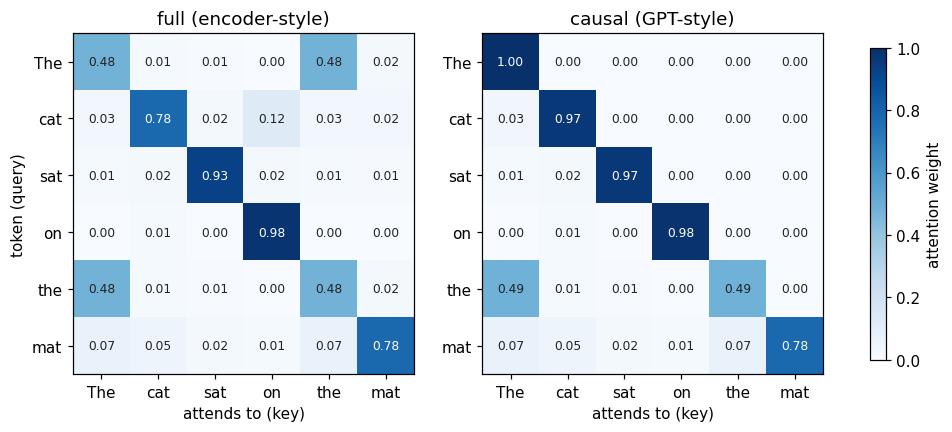

Source code (Python):
"""Day 5: self-attention from scratch, checked against PyTorch.

  A. Scaled dot-product attention (+ causal mask) vs F.scaled_dot_product_attention
  B. What the attention weights look like                         -> attention.png
  C. Multi-head attention: split -> attend -> merge, vs nn.MultiheadAttention
  D. Infra: memory and time as the sequence gets longer (why FlashAttention exists)

YOUR PART: attention(), split_heads(), merge_heads() - marked TODO.

Run:  python attention.py
"""
import math
import sys
import time

import matplotlib.pyplot as plt
import torch
import torch.nn.functional as F
from torch import nn

sys.stdout.reconfigure(encoding="utf-8")


# ---------------------------------------------------------------- YOUR PART

def attention(q: torch.Tensor, k: torch.Tensor, v: torch.Tensor,
              causal: bool = False) -> tuple[torch.Tensor, torch.Tensor]:
    """TODO: scaled dot-product attention. Return (out, weights).

    Shapes (the leading "..." can be (B,) or (B, H) - write it so both work):
        q, k, v:  (..., T, d)
        weights:  (..., T, T)   weights[i, j] = how much token i looks at token j; each row sums to 1
        out:      (..., T, d)   each token's output = weighted average of all value vectors

    Steps:
      1. scores = q @ k.transpose(-2, -1)        # (..., T, d) @ (..., d, T) -> (..., T, T)
                                                 # transpose(-2, -1) swaps the LAST TWO axes only,
                                                 # so it works with or without a heads axis
      2. scores = scores / math.sqrt(d)          # d = q.shape[-1]   ("scaled")
      3. if causal: block the future - token i may only look at tokens j <= i
             future = torch.triu(torch.ones(T, T, dtype=torch.bool, device=q.device), diagonal=1)
             scores = scores.masked_fill(future, float("-inf"))
         (exp(-inf) = 0, so softmax gives those positions exactly 0 weight)
      4. weights = softmax over the LAST axis (each row = one token's distribution over tokens)
      5. out = weights @ v                       # (..., T, T) @ (..., T, d) -> (..., T, d)
    """
    scores = q @ k.transpose(-2,-1)
    d = q.shape[-1]
    t = q.shape[-2]
    scores = scores / math.sqrt(d)
    if causal:
        future = torch.triu(torch.ones(t, t, dtype=torch.bool, device=q.device), diagonal=1)
        scores = scores.masked_fill(future, float("-inf"))

    weights = torch.softmax(scores, dim=-1)
    out = weights @ v

    return out, weights


def split_heads(x: torch.Tensor, n_heads: int) -> torch.Tensor:
    """TODO: (B, T, D) -> (B, H, T, D // H)

    Cut each token's D numbers into H chunks, then move the head axis next to the batch:
      1. x.view(B, T, H, D // H)      # same numbers, regrouped: last axis split into (H, d_head)
      2. .transpose(1, 2)             # swap the T and H axes -> (B, H, T, d_head)

    Example: B=1, T=2, D=4, H=2
        token 0: [a, b, c, d]   ->  head 0 sees [a, b],  head 1 sees [c, d]
    """

    b = x.shape[0]
    t =x.shape[1]
    d =x.shape[2]

    x = x.view(b, t, n_heads, d//n_heads)
    x = x.transpose(1,2)

    return x

def merge_heads(x: torch.Tensor) -> torch.Tensor:
    """TODO: (B, H, T, d_head) -> (B, T, H * d_head)   - the exact inverse of split_heads

      1. .transpose(1, 2)             # -> (B, T, H, d_head)
      2. .contiguous()                # transpose only changes how memory is READ; view() needs
                                      # the data physically in order, so make a reordered copy
      3. .view(B, T, H * d_head)      # glue the heads back together per token
    """

    b, h, t, d_head = x.shape
    x = x.transpose(1,2)
    x = x.contiguous()
    x = x.view(b, t, h*d_head)
    return x    


# ---------------------------------------------------------------- A. correctness

def part_a():
    print("=" * 70, "\nA. SCALED DOT-PRODUCT ATTENTION\n")

    # A tiny example you can check by hand: 3 tokens, d = 2
    q = torch.tensor([[1., 0], [0, 1], [1, 1]])
    k = torch.tensor([[1., 0], [0, 1], [1, 1]])
    v = torch.tensor([[10., 0], [0, 10], [5, 5]])
    out, w = attention(q, k, v)
    print("3 tokens, d=2.  weights (row i = where token i looks):")
    print(w.round(decimals=2))
    print("output (each row = weighted average of v's rows):")
    print(out.round(decimals=2))
    print(f"rows of weights sum to 1: {torch.allclose(w.sum(-1), torch.ones(3))}")

    # Against PyTorch's built-in on random data, with and without the causal mask
    torch.manual_seed(0)
    q, k, v = (torch.randn(2, 5, 8) for _ in range(3))
    for causal in (False, True):
        mine, w = attention(q, k, v, causal=causal)
        ref = F.scaled_dot_product_attention(q, k, v, is_causal=causal)
        print(f"\ncausal={causal}: matches F.scaled_dot_product_attention: "
              f"{torch.allclose(mine, ref, atol=1e-6)}   (max diff {(mine - ref).abs().max():.1e})")
    print("causal weights for one sequence (zeros above the diagonal = no peeking ahead):")
    print(w[0].round(decimals=2))


# ---------------------------------------------------------------- B. picture

def part_b(path="attention.png"):
    print("\n" + "=" * 70, "\nB. ATTENTION WEIGHTS PICTURE\n")
    tokens = ["The", "cat", "sat", "on", "the", "mat"]
    torch.manual_seed(1)
    x = torch.randn(len(tokens), 16)
    x[4] = x[0]                       # "the" and "The": same vector -> watch them attend to each other
    _, full = attention(x, x, x)
    _, causal = attention(x, x, x, causal=True)

    fig, axes = plt.subplots(1, 2, figsize=(11, 4.6))
    for ax, (title, w) in zip(axes, [("full (encoder-style)", full), ("causal (GPT-style)", causal)]):
        im = ax.imshow(w, cmap="Blues", vmin=0, vmax=1)   # sequential: 0 = white, 1 = dark blue
        ax.set_title(title)
        ax.set_xticks(range(len(tokens)), tokens)
        ax.set_yticks(range(len(tokens)), tokens)
        ax.set_xlabel("attends to (key)")
        for i in range(len(tokens)):
            for j in range(len(tokens)):
                ax.text(j, i, f"{w[i, j]:.2f}", ha="center", va="center", fontsize=8,
                        color="white" if w[i, j] > 0.6 else "#222")
    axes[0].set_ylabel("token (query)")
    fig.colorbar(im, ax=axes, shrink=0.8, label="attention weight")
    fig.savefig(path, dpi=110, bbox_inches="tight")
    plt.close(fig)
    print("toy vectors (random, not trained) - the point is the SHAPE of the patterns:")
    print("  full:   every token can look at every token")
    print("  causal: token i only sees tokens 0..i  ->  'The' can only look at itself")
    print(f"saved {path}")


# ---------------------------------------------------------------- C. multi-head

class MultiHeadSelfAttention(nn.Module):
    """The real layer: project x into q, k, v -> split into heads -> attend -> merge -> project out."""

    def __init__(self, d_model: int, n_heads: int):
        super().__init__()
        self.n_heads = n_heads
        self.q_proj = nn.Linear(d_model, d_model)
        self.k_proj = nn.Linear(d_model, d_model)
        self.v_proj = nn.Linear(d_model, d_model)
        self.out_proj = nn.Linear(d_model, d_model)

    def forward(self, x: torch.Tensor, causal: bool = False) -> torch.Tensor:
        q = split_heads(self.q_proj(x), self.n_heads)     # (B, T, D) -> (B, H, T, d_head)
        k = split_heads(self.k_proj(x), self.n_heads)
        v = split_heads(self.v_proj(x), self.n_heads)
        out, _ = attention(q, k, v, causal=causal)        # (B, H, T, d_head): each head attends independently
        return self.out_proj(merge_heads(out))            # (B, T, D)

 
def part_c():
    print("\n" + "=" * 70, "\nC. MULTI-HEAD ATTENTION\n")
    B, T, D, H = 2, 5, 16, 4
    x = torch.randn(B, T, D)

    s = split_heads(x, H)
    print(f"split_heads: {tuple(x.shape)} -> {tuple(s.shape)}")
    print(f"  head 1 of token 0 = numbers 4..7 of token 0: {torch.equal(s[0, 1, 0], x[0, 0, 4:8])}")
    print(f"merge_heads(split_heads(x)) == x: {torch.equal(merge_heads(s), x)}")

    torch.manual_seed(0)
    mine = MultiHeadSelfAttention(D, H)
    ref = nn.MultiheadAttention(D, H, batch_first=True)
    with torch.no_grad():   # copy my weights into PyTorch's layer so both compute the same function
        ref.in_proj_weight.copy_(torch.cat([mine.q_proj.weight, mine.k_proj.weight, mine.v_proj.weight]))
        ref.in_proj_bias.copy_(torch.cat([mine.q_proj.bias, mine.k_proj.bias, mine.v_proj.bias]))
        ref.out_proj.weight.copy_(mine.out_proj.weight)
        ref.out_proj.bias.copy_(mine.out_proj.bias)
        future = torch.triu(torch.ones(T, T, dtype=torch.bool), diagonal=1)
        for causal in (False, True):
            a = mine(x, causal=causal)
            b, _ = ref(x, x, x, attn_mask=future if causal else None, need_weights=False)
            print(f"causal={causal}: matches nn.MultiheadAttention: {torch.allclose(a, b, atol=1e-5)}")
    print(f"params: 4 x Linear({D},{D}) = {sum(p.numel() for p in mine.parameters()):,}")


# ---------------------------------------------------------------- D. infra

def part_d():
    print("\n" + "=" * 70, "\nD. COST VS SEQUENCE LENGTH (GPU, fp16, B=1, 8 heads, d_head=64)\n")
    if not torch.cuda.is_available():
        print("no GPU - skipping")
        return
    dev, H, d = "cuda", 8, 64

    def measure(fn, q, k, v):
        fn(q, k, v)                                   # warm-up
        torch.cuda.synchronize()
        torch.cuda.reset_peak_memory_stats()
        base = torch.cuda.memory_allocated()
        t0 = time.perf_counter()
        for _ in range(5):
            fn(q, k, v)
        torch.cuda.synchronize()
        ms = (time.perf_counter() - t0) / 5 * 1000
        mb = (torch.cuda.max_memory_allocated() - base) / 1e6
        return ms, mb

    print(f"{'T':>6} | {'scores (H,T,T)':>14} | {'mine: ms':>9} {'extra MB':>9} | {'F.sdpa: ms':>10} {'extra MB':>9}")
    for T in (512, 1024, 2048, 4096, 8192):
        q, k, v = (torch.randn(1, H, T, d, device=dev, dtype=torch.float16) for _ in range(3))
        score_mb = H * T * T * 2 / 1e6
        row = f"{T:>6} | {score_mb:>11,.0f} MB | "
        try:
            ms, mb = measure(lambda a, b, c: attention(a, b, c, causal=True), q, k, v)
            row += f"{ms:>9.2f} {mb:>9,.0f} | "
        except torch.cuda.OutOfMemoryError:
            row += f"{'OOM':>9} {'-':>9} | "
        torch.cuda.empty_cache()
        ms, mb = measure(lambda a, b, c: F.scaled_dot_product_attention(a, b, c, is_causal=True), q, k, v)
        row += f"{ms:>10.2f} {mb:>9,.0f}"
        print(row)
        del q, k, v
        torch.cuda.empty_cache()


if __name__ == "__main__":
    part_a()
    part_b()
    part_c()
    part_d()
